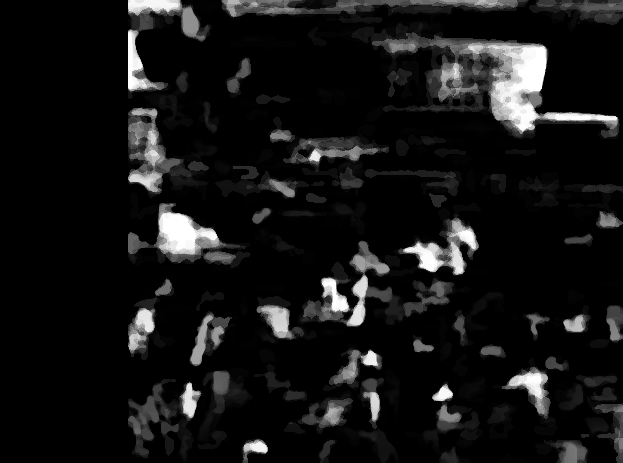
#> input picture depth_map_198.png, 623 x 463 px, given in place of the camera
$ python stereo_depth_calibrated.py   (older library calls are emulated)
#> lines starting #> are read from the running program, lines starting #| are printed output that depends on the picture; after the words box and inside, x2 and y2 are one past the last pixel; in counts of white or black regions, pixels touching at a corner belong together
### stereo_depth.py
"""
Simple Stereo Depth Map from Two Webcams
Captures from left and right webcams, computes and displays depth map in real-time.
"""

import cv2
import numpy as np
import argparse
import platform

class StereoDepthMapper:
    def __init__(self, left_camera_id=0, right_camera_id=1, width=640, height=480, format=None, backend=None):
        """
        Initialize stereo depth mapper with two webcams.

        Args:
            load_cams: Whether to load cameras
            left_camera_id: Index of left camera
            right_camera_id: Index of right camera
            width: Frame width
            height: Frame height
            format: Video format
            backend: OpenCV video backend
        """
        if backend is None:
            self.left_cap = cv2.VideoCapture(left_camera_id)
            self.right_cap = cv2.VideoCapture(right_camera_id)
            self.backend = None
        else:
            cv2_backend = backend_from_name(backend)
            self.left_cap = cv2.VideoCapture(left_camera_id, cv2_backend)
            self.right_cap = cv2.VideoCapture(right_camera_id, cv2_backend)
            self.backend = cv2_backend

        self.format = format.lower() if format else None
        if format == 'mjpg':
            for cap in [self.left_cap, self.right_cap]:
                cap.set(cv2.CAP_PROP_FOURCC, cv2.VideoWriter_fourcc(*'MJPG'))
                cap.set(cv2.CAP_PROP_FRAME_WIDTH, 640)
                cap.set(cv2.CAP_PROP_FRAME_HEIGHT, 480)


        # Set camera properties
        for cap in [self.left_cap, self.right_cap]:
            cap.set(cv2.CAP_PROP_FRAME_WIDTH, width)
            cap.set(cv2.CAP_PROP_FRAME_HEIGHT, height)
            cap.set(cv2.CAP_PROP_FPS, 30)

        # Initialize stereo matcher (StereoSGBM for better quality)
        self.stereo = cv2.StereoSGBM_create(
            minDisparity=0,
            numDisparities=16*8,  # must be divisible by 16
            blockSize=7,
            P1=8*3*7**2,
            P2=32*3*7**2,
            disp12MaxDiff=1,
            uniquenessRatio=12,
            speckleWindowSize=150,
            speckleRange=2,
            preFilterCap=63,
            mode=cv2.STEREO_SGBM_MODE_SGBM_3WAY
        )

        # For visualization: closest = white, furthest = black
        self.depth_colormap = None
        self.clahe = cv2.createCLAHE(clipLimit=2.0, tileGridSize=(8, 8))
        self.temporal_depth = None
        self.orientation_checked = False
        self.swap_inputs = False

    def capture_frames(self):
        """Capture frames from both cameras."""
        ret_left, left_frame = self.left_cap.read()
        ret_right, right_frame = self.right_cap.read()

        if not (ret_left and ret_right):
            return None, None

        return left_frame, right_frame

    # [64 lines left out: functions preprocess_frames, _valid_ratio, _check_camera_order, compute_depth, not called in this run]

    def apply_colormap(self, disparity_normalized):
        """Render depth as grayscale: white (closest) to black (furthest)."""
        # disparity_normalized already maps larger disparity (closer) to higher intensity
        # Convert to BGR so downstream display stacking/saving stays unchanged.
        depth_gray = disparity_normalized
        depth_bgr = cv2.cvtColor(depth_gray, cv2.COLOR_GRAY2BGR)
        return depth_bgr

    # [70 lines left out: function run, not called in this run]

    def cleanup(self):
        """Release resources."""
        self.left_cap.release()
        self.right_cap.release()
        cv2.destroyAllWindows()


def backend_from_name(name):
    backend_name = (name or "auto").lower()
    if backend_name == "auto":
        system = platform.system().lower()
        if system.startswith("win"):
            return cv2.CAP_DSHOW
        if system.startswith("linux"):
            return cv2.CAP_V4L2
        return None
    if backend_name == "any":
        return None
    if backend_name == "dshow":
        return cv2.CAP_DSHOW
    if backend_name == "msmf":
        return cv2.CAP_MSMF
    if backend_name == "v4l2":
        return cv2.CAP_V4L2
    if backend_name == "gstreamer":
        return cv2.CAP_GSTREAMER
    if backend_name == "ffmpeg":
        return cv2.CAP_FFMPEG
    raise ValueError(f"Unsupported backend '{name}'")


# [48 lines left out: functions source_for_backend, can_open_camera, parse_camera_source, auto_detect_two_indices, not called in this run]


# [42 lines that do not run on import are left out]

### stereo_depth_calibrated.py
"""
Stereo Depth Map with Camera Calibration
Uses pre-calibrated camera parameters for improved depth map accuracy.
"""

import argparse

import cv2
import numpy as np
import pickle
import os
import json
import csv
import time
from stereo_depth import StereoDepthMapper

class CalibratedStereoDepthMapper(StereoDepthMapper):
    def __init__(self, left_camera_id=0, right_camera_id=1, width=640, height=480, format='MJPG', backend='v4l2'):
        """Initialize with calibration support."""
        super().__init__(left_camera_id, right_camera_id, width, height, format, backend)

        self.left_calibration = self.load_calibration(left_camera_id)
        self.right_calibration = self.load_calibration(right_camera_id)

        self.left_map1, self.left_map2 = None, None
        self.right_map1, self.right_map2 = None, None
        self.stereo_calibration = None
        # Advanced post-processing / filters
        self.use_ximgproc = False
        self.right_matcher = None
        self.wls_filter = None
        try:
            import cv2.ximgproc as ximgproc
            # create a right matcher and WLS filter to improve disparity quality
            self.right_matcher = ximgproc.createRightMatcher(self.stereo)
            self.wls_filter = ximgproc.createDisparityWLSFilter(self.stereo)
            # reasonable defaults; user can tune
            self.wls_filter.setLambda(8000.0)
            self.wls_filter.setSigmaColor(1.5)
            self.use_ximgproc = True
            print("ximgproc available: WLS + L-R check enabled")
        except Exception:
            # ximgproc not available (opencv-contrib missing)
            self.use_ximgproc = False
        # Advanced options to improve close-range mapping
        self.use_roi_crop = True
        self.roi = None  # (x, y, w, h) of overlapping rectified area
        self.use_guided_filter = False
        self.guided_filter = None
        try:
            if self.use_ximgproc:
                # guided filter uses ximgproc if available
                self.guided_filter = ximgproc.createGuidedFilter(cv2.cvtColor(np.zeros((10,10,3),dtype=np.uint8), cv2.COLOR_BGR2GRAY), 5, 1.0)
                self.use_guided_filter = True
        except Exception:
            self.use_guided_filter = False

        # Caps for adaptive numDisparities
        self.max_num_disparities = 16 * 20
        self.min_num_disparities = 16 * 4
        self.adaptive_expand_step = 16 * 2
        # runtime flags
        self.diagnostics_enabled = True
        self.tuned_params = None
        self.tuned_params_path = 'stereo_tuned_params.json'
        # Try to load previously tuned params
        self.load_tuned_params()
        # Metric depth display options
        self.metric_display_enabled = False
        self.metric_display_max_m = 5.0  # default display scale (meters)
        # Ensemble matching and temporal options
        self.ensemble_enabled = False
        self.ensemble_block_sizes = [5,7,9]
        self.temporal_median_enabled = False
        self.temporal_median_buffer = []
        self.temporal_median_size = 5

        # Try to lock camera auto-exposure/focus where supported
        try:
            # disable auto exposure (may be driver-dependent)
            for cap in [self.left_cap, self.right_cap]:
                try:
                    cap.set(cv2.CAP_PROP_AUTO_EXPOSURE, 0.25)
                    cap.set(cv2.CAP_PROP_AUTOFOCUS, 0)
                except Exception:
                    pass
            print("Attempted to lock camera exposure/auto-focus (if supported)")
        except Exception:
            pass

        # Prefer full stereo calibration (rectification maps) if available
        stereo_file = 'stereo_test_refined.pkl'
        if os.path.exists(stereo_file):
            try:
                with open(stereo_file, 'rb') as f:
                    self.stereo_calibration = pickle.load(f)
                # use maps from stereo calibration
                self.left_map1 = self.stereo_calibration.get('left_map1')
                self.left_map2 = self.stereo_calibration.get('left_map2')
                self.right_map1 = self.stereo_calibration.get('right_map1')
                self.right_map2 = self.stereo_calibration.get('right_map2')
                print('Loaded stereo calibration and rectification maps from', stereo_file)
            except Exception as e:
                print('Failed to load stereo calibration:', e)

        if self.left_map1 is None or self.right_map1 is None:
            # Fallback to per-camera undistort if stereo maps are not available
            if self.left_calibration[0] is not None and self.right_calibration[0] is not None:
                self.setup_rectification(width, height)
                print("Using monocular undistort rectification (no stereo maps found)")
            else:
                print("Calibration files not found. Using uncalibrated mode.")
                print("For better results, run: python calibrate_cameras.py and stereo_calibrate.py")

    def load_calibration(self, camera_id):
        """Load calibration data for a camera."""
        filename = f"camera_{camera_id}_calibration.pkl"

        if not os.path.exists(filename):
            return None, None

        try:
            with open(filename, 'rb') as f:
                data = pickle.load(f)
            return data['camera_matrix'], data['dist_coeffs']
        except:
            return None, None

    # [21 lines left out: function setup_rectification, not called in this run]

    def preprocess_frames(self, left, right):
        """Apply calibration/rectification and image preprocessing.

        Returns rectified, CLAHE-enhanced, and mildly blurred grayscale images.
        """
        left_gray = cv2.cvtColor(left, cv2.COLOR_BGR2GRAY)
        right_gray = cv2.cvtColor(right, cv2.COLOR_BGR2GRAY)

        # Apply rectification maps first (if available)
        if self.left_map1 is not None and self.right_map1 is not None:
            left_gray = cv2.remap(left_gray, self.left_map1, self.left_map2, cv2.INTER_LINEAR)
            right_gray = cv2.remap(right_gray, self.right_map1, self.right_map2, cv2.INTER_LINEAR)

            # Estimate overlapping ROI once to crop to common region (improves matching density)
            if self.use_roi_crop and self.roi is None:
                self._estimate_overlap_roi()

        # Improve local contrast to help block matching
        left_gray = self.clahe.apply(left_gray)
        right_gray = self.clahe.apply(right_gray)

        # Mild smoothing to reduce noise while preserving edges
        left_gray = cv2.GaussianBlur(left_gray, (3, 3), 0)
        right_gray = cv2.GaussianBlur(right_gray, (3, 3), 0)

        return left_gray, right_gray

    # [27 lines left out: function _estimate_overlap_roi, not called in this run]

    def compute_depth(self, left_gray, right_gray):
        """Compute disparity with optional WLS filtering and left-right check.

        Returns (raw_disparity_16s, normalized_uint8_for_display)
        """
        # Optionally crop to overlapping ROI to focus matching where both images have data
        cropped = False
        roi = None
        if self.use_roi_crop and self.roi is not None:
            x, y, w, h = self.roi
            try:
                lg = left_gray[y:y+h, x:x+w]
                rg = right_gray[y:y+h, x:x+w]
                cropped = True
                roi = (x, y, w, h)
            except Exception:
                lg, rg = left_gray, right_gray
        else:
            lg, rg = left_gray, right_gray

        # Compute left disparity on (maybe) cropped images
        # Ensemble matching option: compute disparities with multiple block sizes and fuse
        if self.ensemble_enabled:
            # Rate-limit ensemble computation to avoid per-frame lag
            self._ensemble_counter = getattr(self, '_ensemble_counter', 0) + 1
            do_ensemble = (self._ensemble_counter % getattr(self, 'ensemble_interval', 1) == 0)
            if not do_ensemble and getattr(self, '_last_ensemble_disp', None) is not None:
                # reuse last ensemble result
                disp_left = self._last_ensemble_disp
            else:
                disp_list = []
                base_nd = int(self.stereo.getNumDisparities())
                # optionally downscale input for faster ensemble
                down = getattr(self, 'ensemble_downscale', 1.0)
                if down != 1.0:
                    small_l = cv2.resize(lg, (0,0), fx=down, fy=down, interpolation=cv2.INTER_LINEAR)
                    small_r = cv2.resize(rg, (0,0), fx=down, fy=down, interpolation=cv2.INTER_LINEAR)
                else:
                    small_l, small_r = lg, rg

                for bs in self.ensemble_block_sizes:
                    try:
                        P1 = 8 * 1 * bs * bs
                        P2 = 32 * 1 * bs * bs
                        stereo_tmp = cv2.StereoSGBM_create(
                            minDisparity=0,
                            numDisparities=base_nd,
                            blockSize=bs,
                            P1=P1,
                            P2=P2,
                            disp12MaxDiff=1,
                            uniquenessRatio=10,
                            speckleWindowSize=100,
                            speckleRange=2,
                            preFilterCap=63,
                            mode=cv2.STEREO_SGBM_MODE_SGBM_3WAY
                        )
                        d = stereo_tmp.compute(small_l, small_r).astype(np.float32) / 16.0
                        # mask invalids as NaN so nanmedian ignores them (fast C implementation)
                        min_disp_tmp = float(stereo_tmp.getMinDisparity())
                        d_masked = np.where(d > min_disp_tmp, d, np.nan)
                        disp_list.append(d_masked)
                    except Exception:
                        continue

                if len(disp_list) == 0:
                    disp_left = self.stereo.compute(lg, rg)
                else:
                    stack = np.stack(disp_list, axis=2)
                    fused = np.nanmedian(stack, axis=2)
                    # replace NaN with a sentinel below min disparity
                    fused = np.nan_to_num(fused, nan=(float(self.stereo.getMinDisparity()) - 1.0))
                    if down != 1.0:
                        # upscale fused back to original ROI size
                        fused = cv2.resize(fused, (lg.shape[1], lg.shape[0]), interpolation=cv2.INTER_LINEAR)
                    disp_left = (fused * 16.0).astype(np.int16)
                # cache last ensemble disparity (as 16S int) to reuse on intermediate frames
                self._last_ensemble_disp = disp_left
        else:
            disp_left = self.stereo.compute(lg, rg)

        # If ximgproc available, compute right disparity and apply WLS
        if self.use_ximgproc and self.right_matcher is not None and self.wls_filter is not None:
            try:
                # compute right disparity on cropped images if used
                if cropped:
                    disp_right = self.right_matcher.compute(rg, lg)
                else:
                    disp_right = self.right_matcher.compute(right_gray, left_gray)
                # WLS expects CV_16S disparities
                if cropped:
                    filtered = self.wls_filter.filter(disp_left, lg, None, disp_right)
                else:
                    filtered = self.wls_filter.filter(disp_left, left_gray, None, disp_right)
                disparity = filtered.astype(np.float32) / 16.0
            except Exception:
                # Fallback to raw left disparity on error
                disparity = disp_left.astype(np.float32) / 16.0
        else:
            disparity = disp_left.astype(np.float32) / 16.0

        # Basic left-right consistency mask if we have a right disparity
        valid_mask = disparity > float(self.stereo.getMinDisparity())

        # Normalize using percentiles for robust contrast
        disparity_normalized = np.zeros(disparity.shape, dtype=np.uint8)
        if np.any(valid_mask):
            vals = disparity[valid_mask]
            low = float(np.percentile(vals, 5))
            high = float(np.percentile(vals, 95))
            if high <= low:
                low = float(vals.min())
                high = float(vals.max())
            if high > low:
                scaled = np.clip((disparity - low) / (high - low), 0.0, 1.0)
                disparity_normalized[valid_mask] = (scaled[valid_mask] * 255.0).astype(np.uint8)

        # Post-processing: median + morphological close to fill small holes
        disparity_normalized = cv2.medianBlur(disparity_normalized, 5)
        kernel = cv2.getStructuringElement(cv2.MORPH_ELLIPSE, (5, 5))
        disparity_normalized = cv2.morphologyEx(disparity_normalized, cv2.MORPH_CLOSE, kernel)

        # Left-right consistency check (if right disparity computed)
        if self.use_ximgproc and 'disp_right' in locals():
            try:
                # Convert to float disparity (already /16 for filtered)
                # Simple consistency: compute disparity difference between left and reprojected right
                # Here we create a mask where abs(dL - dR) < 1.0
                dL = disparity
                dR = (disp_right.astype(np.float32) / 16.0)
                # Resize/align dR if cropping used
                if cropped:
                    # pad back to full image
                    full_dR = np.zeros_like(dL)
                    full_dR[:] = np.min(dR) - 1.0
                    # place dR into ROI
                    x, y, w, h = roi
                    full_dR[y:y+h, x:x+w] = dR
                    dR = full_dR
                # create consistency mask
                lr_mask = np.abs(dL - dR) < 1.0
                disparity_normalized[~lr_mask] = 0
            except Exception:
                pass

        # Temporal smoothing for video
        # Temporal smoothing for video: either exponential or median buffer
        if self.temporal_median_enabled:
            # append and keep buffer
            self.temporal_median_buffer.append(disparity_normalized.copy())
            if len(self.temporal_median_buffer) > self.temporal_median_size:
                self.temporal_median_buffer.pop(0)
            if len(self.temporal_median_buffer) > 0:
                stack = np.stack(self.temporal_median_buffer, axis=2)
                disparity_normalized = np.median(stack, axis=2).astype(np.uint8)
        else:
            if self.temporal_depth is None:
                self.temporal_depth = disparity_normalized.astype(np.float32)
            else:
                cv2.accumulateWeighted(disparity_normalized, self.temporal_depth, 0.2)
            disparity_normalized = cv2.convertScaleAbs(self.temporal_depth)

        return disp_left, disparity_normalized

    # [216 lines left out: functions disparity_to_depth_meters, depth_to_colormap, auto_tune_on_frame, auto_tune_full, auto_tune_roi, save_tuned_params, not called in this run]

    def load_tuned_params(self, path=None):
        """Load tuned parameters from JSON and apply them if present."""
        path = path or getattr(self, 'tuned_params_path', 'stereo_tuned_params.json')
        if not os.path.exists(path):
            return False
        try:
            with open(path, 'r') as f:
                data = json.load(f)
            # Apply to stereo matcher
            nd = data.get('numDisparities')
            bs = data.get('blockSize')
            P1 = data.get('P1')
            P2 = data.get('P2')
            if nd and bs:
                self.stereo = cv2.StereoSGBM_create(
                    minDisparity=0,
                    numDisparities=nd,
                    blockSize=bs,
                    P1=P1 or 8*1*bs*bs,
                    P2=P2 or 32*1*bs*bs,
                    disp12MaxDiff=1,
                    uniquenessRatio=10,
                    speckleWindowSize=100,
                    speckleRange=2,
                    preFilterCap=63,
                    mode=cv2.STEREO_SGBM_MODE_SGBM_3WAY
                )
                if self.use_ximgproc:
                    try:
                        import cv2.ximgproc as ximgproc
                        self.right_matcher = ximgproc.createRightMatcher(self.stereo)
                        self.wls_filter = ximgproc.createDisparityWLSFilter(self.stereo)
                        self.wls_filter.setLambda(8000.0)
                        self.wls_filter.setSigmaColor(1.5)
                    except Exception:
                        pass
                self.tuned_params = data
                print(f"Loaded tuned parameters from {path}")
                return True
        except Exception as e:
            print("Failed to load tuned params:", e)
        return False

    def run(self):
        """Run loop overriding base to add diagnostics and tuning key."""
        print("Starting calibrated stereo depth mapping...")
        print("Controls: 'q' quit, 's' save depth, 't' auto-tune on current frame, 'd' toggle diagnostics")

        frame_count = 0
        diagnostics = self.diagnostics_enabled

        while True:
            left_frame, right_frame = self.capture_frames()
#> in capture_frames, left_frame is the input picture: shape (463, 623, 3); min 0, max 255, mean 20.9
            if left_frame is None:
                print("Error capturing frames. Check camera connections.")
                break

            left_gray, right_gray = self.preprocess_frames(left_frame, right_frame)
#> in preprocess_frames, `left_gray = self.clahe.apply(left_gray)`:
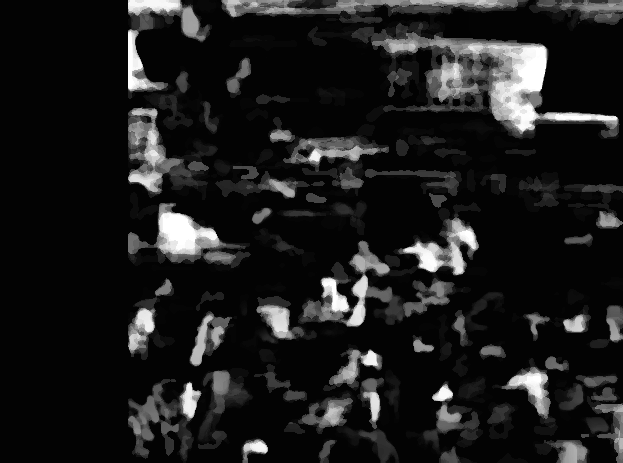
#> left_gray: shape (463, 623); min 2, max 255, mean 28.6

            # Compute depth (returns raw 16S left disparity and display normalized)
            disp16, disp_display = self.compute_depth(left_gray, right_gray)
#> in compute_depth, `disp_left = self.stereo.compute(lg, rg)`:
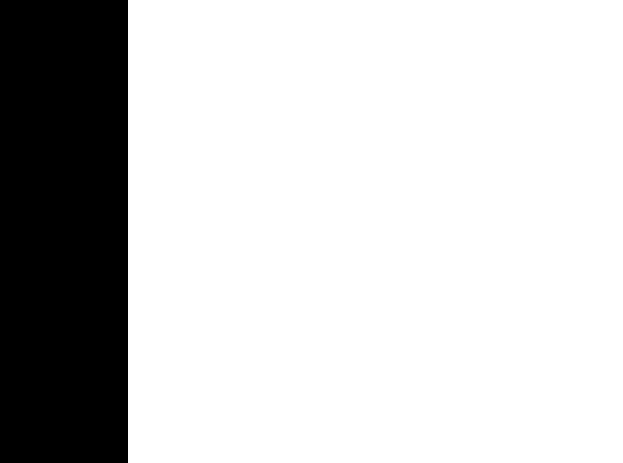
#> disp_left: shape (463, 623) int16; values -16 (black) and 0 (white), 79.5% white; 1 black region, box (x1, y1, x2, y2) and area: (0, 0, 128, 463) 59264
#> in compute_depth, `disp_right = self.right_matcher.compute(right_gray, left_gray)`:
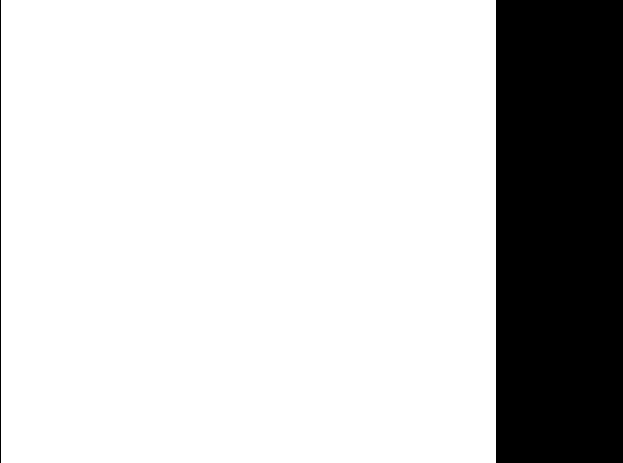
#> disp_right: shape (463, 623) int16; values -2048 (black) and 0 (white), 79.5% white; 2 black regions, box (x1, y1, x2, y2) and area: (496, 0, 623, 463) 58801, (0, 0, 1, 463) 463
#> (the rest of the program and of its run is left out)
